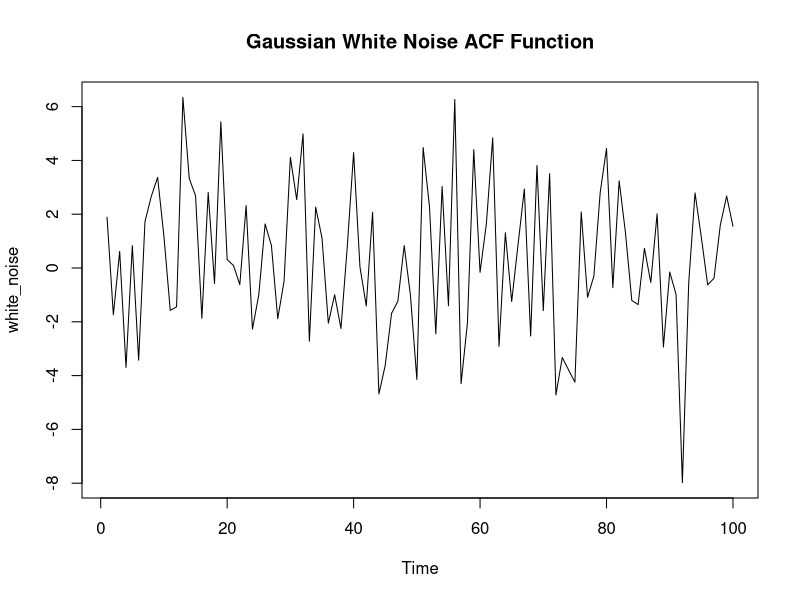
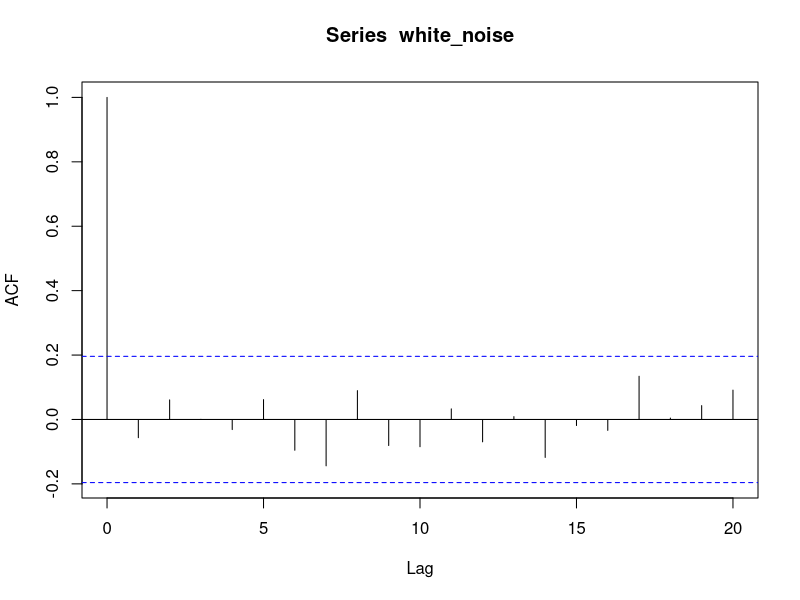
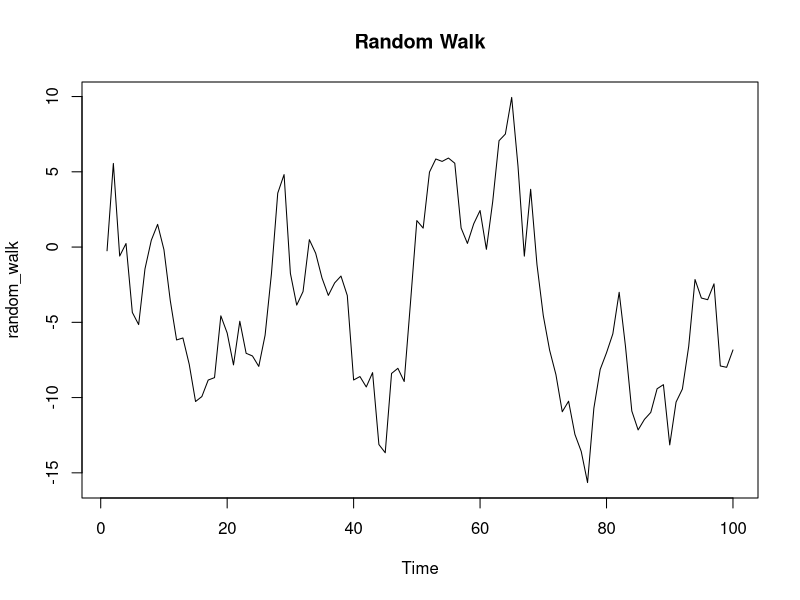
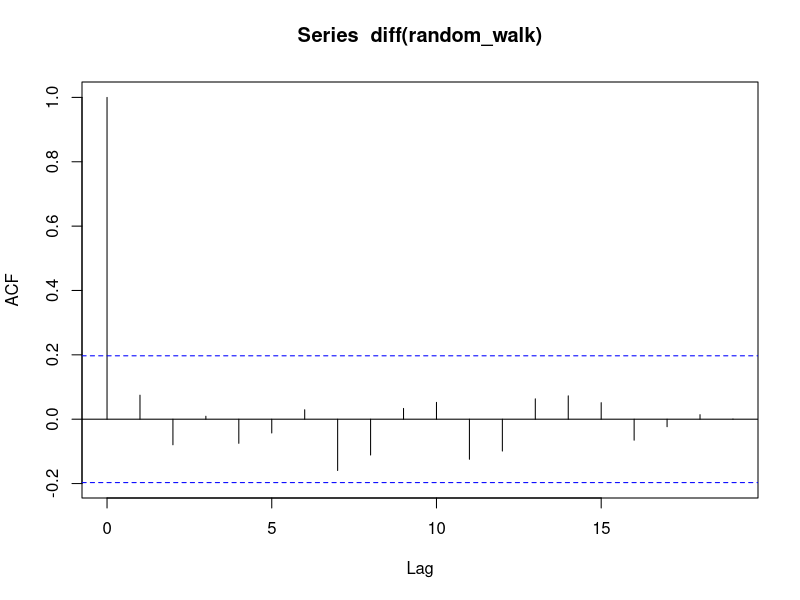
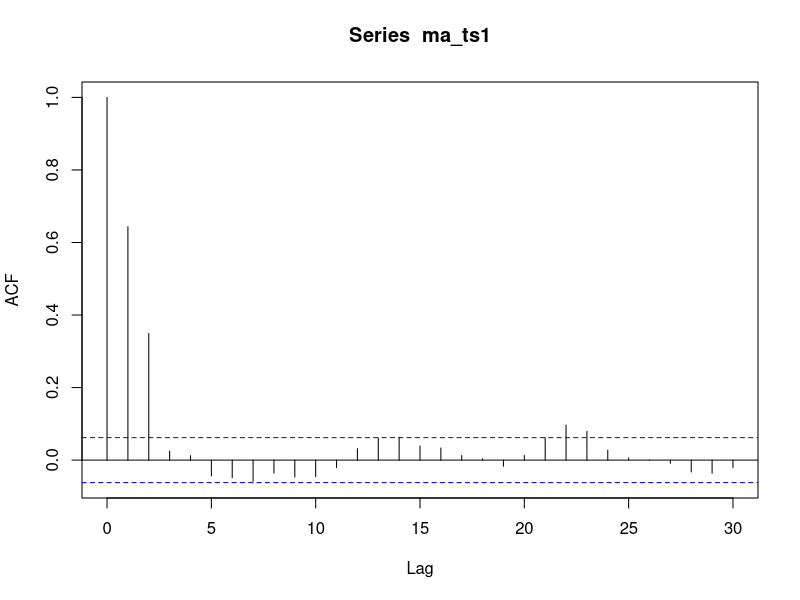
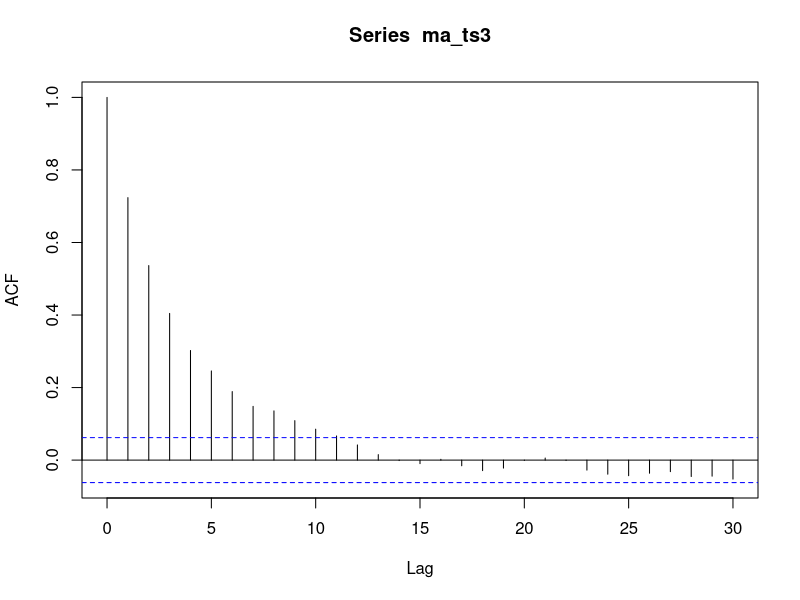
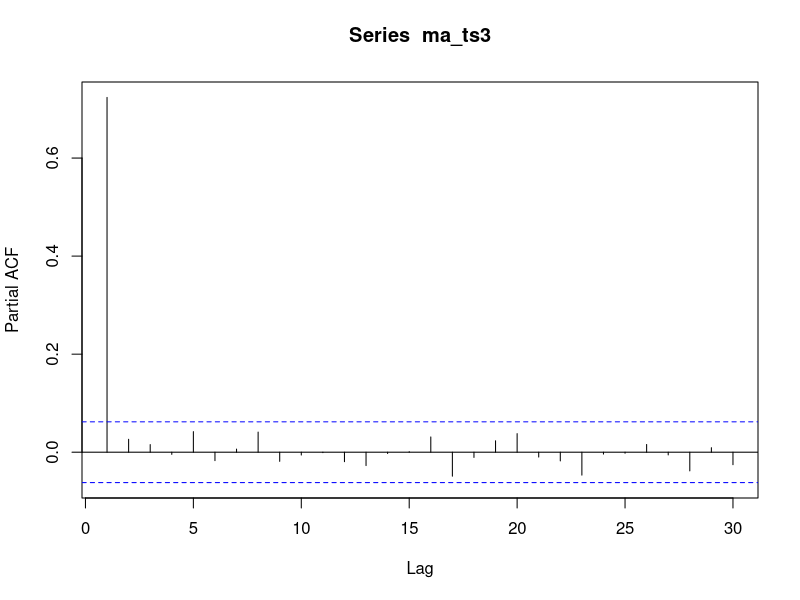
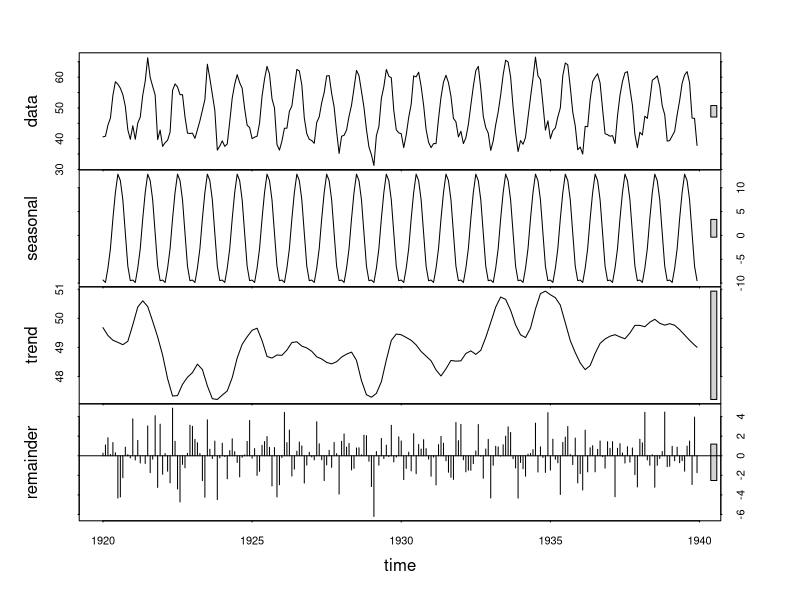

Generate these figures, in order, with R:
## ---- chunk 1
library(tseries)
## ---- chunk 2
#-----------  White noise  --------
set.seed(3333)
white_noise <- rnorm(100, mean = 0, sd = 3.0)
plot(white_noise,type='l',xlab='Time',main='Gaussian White Noise ACF Function')
## Fitting White noise Time series 
# plot a correlogram
acf(white_noise)
var(white_noise)
#------------- Random Walk -------------
#To simulate a random walk in R, we essentially need a cumulative sum of a white noise random series. 
set.seed(333)
random_walk <- cumsum(rnorm(100, mean = 0, sd = 3.0))
plot(random_walk,type='l',xlab='Time',main='Random Walk')
# Fitting a Random Walk 
#A good way to see if a time series follows a random walk is to compute the successive differences between terms.
acf(diff(random_walk))
#----------------------------- ARMA model  ----------------------

                               # Moving Average Model

set.seed(555)
#ACF function with coefficients 0.84 and 0.62
ma_ts1 <- arima.sim(model = list(ma = c(0.84, 0.62), sd = 1.2), n = 1000)
head(ma_ts1, n = 8)
acf(ma_ts1)
#  Autoregressive model
set.seed(5555)
ma_ts3 <- arima.sim(model = list(ar = c(0.74), sd = 1.2), n = 1000)
acf(ma_ts3)
pacf(ma_ts3)
#--------------Dickey-Fuller for stationarity -----------------------
adf.test(random_walk, alternative = "stationary")
#------------ Another unit root test : Philips-Perron test -------
PP.test(random_walk)
# ------------     Seasonal Trend Decomposition in R  --------

#The Seasonal Trend Decomposition using Loess (STL) is an algorithm that was developed 
#to help to divide up a time series into three components namely: the trend, seasonality and remainder.
nottem.stl = stl(nottem, s.window="periodic")
plot(nottem.stl)
